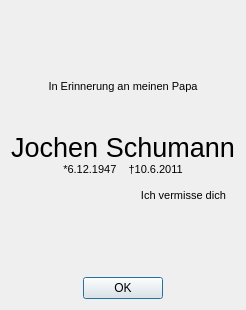
<?xml version="1.0" encoding="UTF-8"?>
<ui version="4.0">
 <class>SadEasterEgg</class>
 <widget class="QDialog" name="SadEasterEgg">
  <property name="geometry">
   <rect>
    <x>0</x>
    <y>0</y>
    <width>232</width>
    <height>310</height>
   </rect>
  </property>
  <property name="sizePolicy">
   <sizepolicy hsizetype="Maximum" vsizetype="Maximum">
    <horstretch>0</horstretch>
    <verstretch>0</verstretch>
   </sizepolicy>
  </property>
  <property name="windowTitle">
   <string>Widmung / Dedication</string>
  </property>
  <layout class="QGridLayout" name="gridLayout">
   <item row="1" column="0">
    <widget class="QDialogButtonBox" name="buttonBox">
     <property name="orientation">
      <enum>Qt::Horizontal</enum>
     </property>
     <property name="standardButtons">
      <set>QDialogButtonBox::Ok</set>
     </property>
     <property name="centerButtons">
      <bool>true</bool>
     </property>
    </widget>
   </item>
   <item row="0" column="0">
    <widget class="QLabel" name="label">
     <property name="text">
      <string>&lt;!DOCTYPE HTML PUBLIC &quot;-//W3C//DTD HTML 4.0//EN&quot; &quot;http://www.w3.org/TR/REC-html40/strict.dtd&quot;&gt;
&lt;html&gt;&lt;head&gt;&lt;meta name=&quot;qrichtext&quot; content=&quot;1&quot; /&gt;&lt;style type=&quot;text/css&quot;&gt;
p, li { white-space: pre-wrap; }
&lt;/style&gt;&lt;/head&gt;&lt;body style=&quot; font-family:'MS Shell Dlg 2'; font-size:8.25pt; font-weight:400; font-style:normal;&quot;&gt;
&lt;p align=&quot;center&quot; style=&quot; margin-top:0px; margin-bottom:0px; margin-left:0px; margin-right:0px; -qt-block-indent:0; text-indent:0px;&quot;&gt;&lt;span style=&quot; font-size:8pt;&quot;&gt;In Erinnerung an meinen Papa&lt;/span&gt;&lt;/p&gt;
&lt;p align=&quot;center&quot; style=&quot;-qt-paragraph-type:empty; margin-top:0px; margin-bottom:0px; margin-left:0px; margin-right:0px; -qt-block-indent:0; text-indent:0px; font-size:8pt;&quot;&gt;&lt;/p&gt;
&lt;p align=&quot;center&quot; style=&quot; margin-top:0px; margin-bottom:0px; margin-left:0px; margin-right:0px; -qt-block-indent:0; text-indent:0px;&quot;&gt;&lt;img src=&quot;:/papa.jpeg&quot; /&gt;&lt;/p&gt;
&lt;p align=&quot;center&quot; style=&quot;-qt-paragraph-type:empty; margin-top:0px; margin-bottom:0px; margin-left:0px; margin-right:0px; -qt-block-indent:0; text-indent:0px; font-size:8pt;&quot;&gt;&lt;/p&gt;
&lt;p align=&quot;center&quot; style=&quot; margin-top:0px; margin-bottom:0px; margin-left:0px; margin-right:0px; -qt-block-indent:0; text-indent:0px;&quot;&gt;&lt;span style=&quot; font-size:20pt;&quot;&gt;Jochen Schumann&lt;/span&gt;&lt;/p&gt;
&lt;p align=&quot;center&quot; style=&quot; margin-top:0px; margin-bottom:0px; margin-left:0px; margin-right:0px; -qt-block-indent:0; text-indent:0px;&quot;&gt;&lt;span style=&quot; font-size:8pt;&quot;&gt;*6.12.1947    &amp;dagger;10.6.2011&lt;/span&gt;&lt;/p&gt;
&lt;p align=&quot;center&quot; style=&quot;-qt-paragraph-type:empty; margin-top:0px; margin-bottom:0px; margin-left:0px; margin-right:0px; -qt-block-indent:0; text-indent:0px; font-size:8pt;&quot;&gt;&lt;/p&gt;
&lt;p align=&quot;right&quot; style=&quot; margin-top:0px; margin-bottom:0px; margin-left:0px; margin-right:0px; -qt-block-indent:0; text-indent:0px;&quot;&gt;&lt;span style=&quot; font-size:8pt;&quot;&gt;Ich vermisse dich   &lt;/span&gt;&lt;/p&gt;&lt;/body&gt;&lt;/html&gt;</string>
     </property>
    </widget>
   </item>
  </layout>
 </widget>
 <resources/>
 <connections>
  <connection>
   <sender>buttonBox</sender>
   <signal>accepted()</signal>
   <receiver>SadEasterEgg</receiver>
   <slot>accept()</slot>
   <hints>
    <hint type="sourcelabel">
     <x>248</x>
     <y>254</y>
    </hint>
    <hint type="destinationlabel">
     <x>157</x>
     <y>274</y>
    </hint>
   </hints>
  </connection>
  <connection>
   <sender>buttonBox</sender>
   <signal>rejected()</signal>
   <receiver>SadEasterEgg</receiver>
   <slot>reject()</slot>
   <hints>
    <hint type="sourcelabel">
     <x>316</x>
     <y>260</y>
    </hint>
    <hint type="destinationlabel">
     <x>286</x>
     <y>274</y>
    </hint>
   </hints>
  </connection>
 </connections>
</ui>
